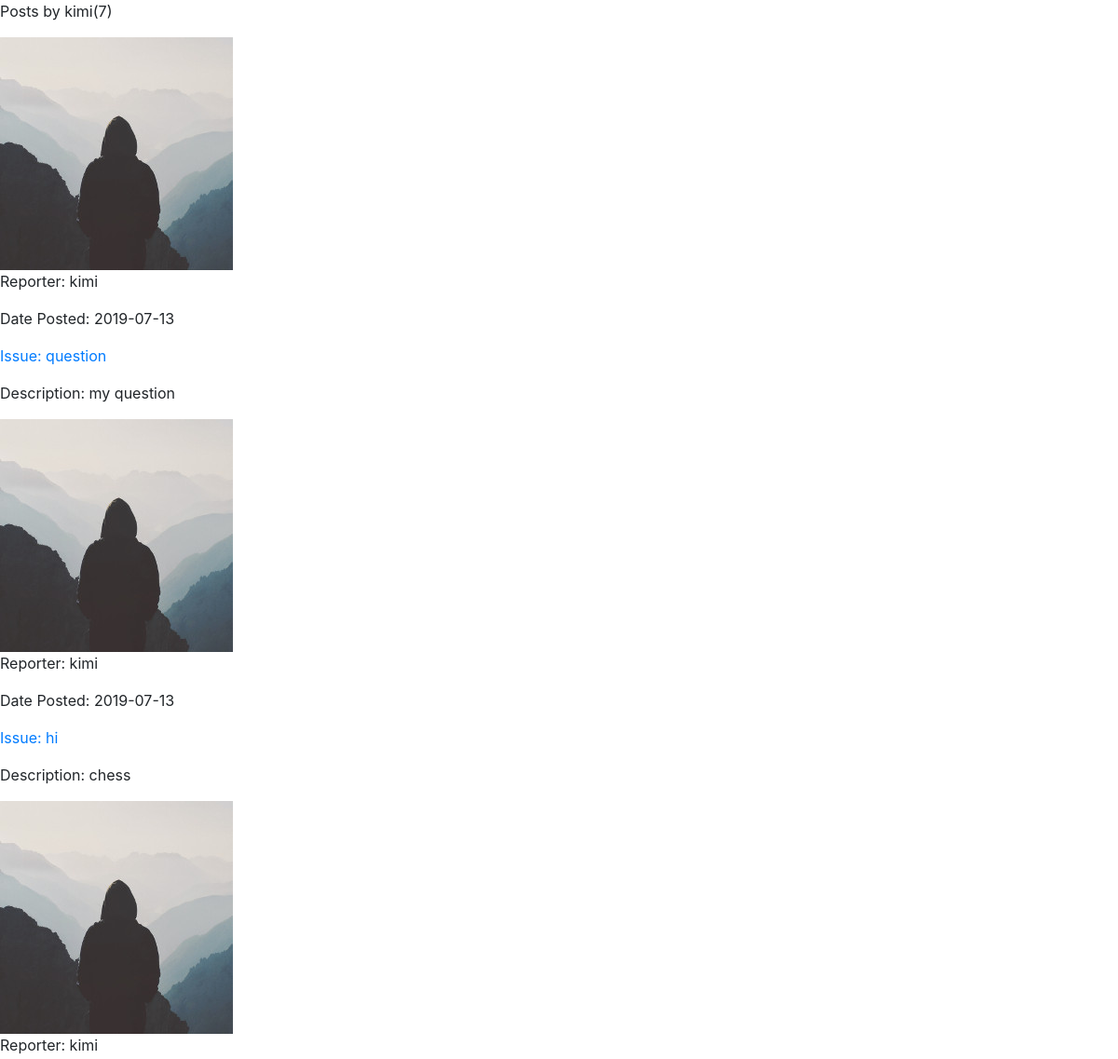
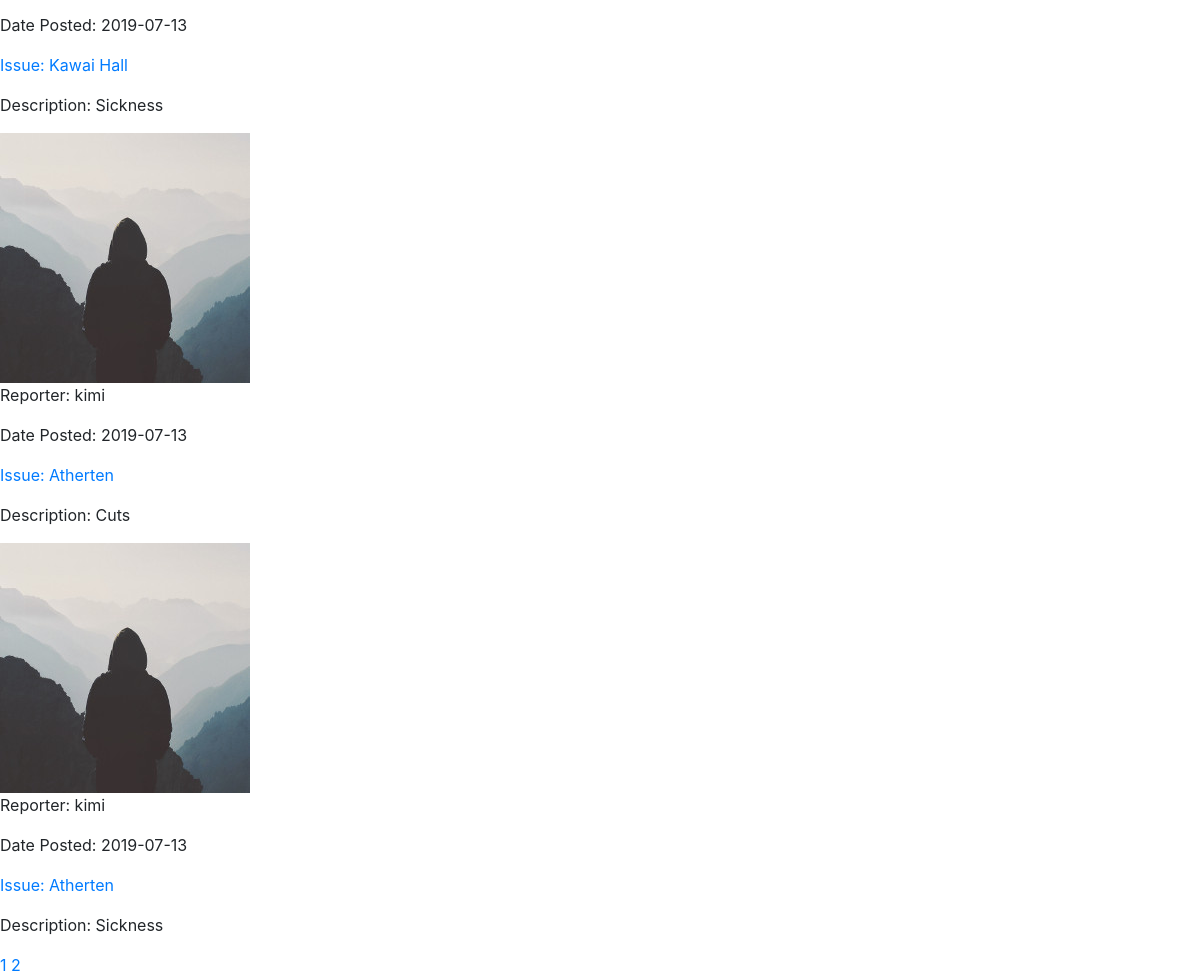
Page /user/kimi (signed in) on the committed database (2 pictures, top to bottom).
### flaskblog/models.py (models this page shows, shortened)
class User(db.Model, UserMixin):
	id = db.Column(db.Integer, primary_key=True)
	username = db.Column(db.String(20), unique=True, nullable=False)
	email = db.Column(db.String(120), unique=True, nullable=False)
	image_file = db.Column(db.String(20), nullable=False, default='default.jpg')
	password = db.Column(db.String(60), nullable=False)
	level = db.Column(db.String(20), nullable=False)
	posts = db.relationship('Post', backref='student', lazy=True )
	memberof = db.relationship('Clubs', secondary=membership, backref=db.backref('members', lazy='dynamic'))

class Post(db.Model):
	id = db.Column(db.Integer, primary_key=True)
	assignment = db.Column(db.String(20), nullable=False, default="m")
	grade = db.Column(db.String(20), nullable=False)
	date_posted = db.Column(db.DateTime, nullable=False, default=datetime.utcnow)
	attached_image = db.Column(db.String(20))
	posttype = db.Column(db.String(20), nullable=False)
	newstype = db.Column(db.String(20))
	clubtype = db.Column(db.String(20))
	reviewedornot = db.Column(db.Boolean, default=False)
	quirk = db.Column(db.String(20), nullable=False)
	user_id = db.Column(db.Integer, db.ForeignKey('user.id'), nullable=False)

### flaskblog/routes.py (the view)
@app.route("/user/<string:username>")
@login_required
def user_posts(username):
	page = request.args.get('page', 1, type=int)
	user = User.query.filter_by(username=username).first_or_404()
	posts = Post.query.filter_by(student=user).paginate(page=page, per_page=5)
	return render_template('user_posts.html', posts=posts, user=user)

### flaskblog/models.py (called while the page is built)
@login_manager.user_loader
def load_user(user_id):
	return User.query.get(int(user_id))

### flaskblog/templates/user_posts.html
{% extends "layout.html" %}
{% block content %}
	<p>Posts by {{ user.username }}({{ posts.total }})</p>
	{% for post in posts.items %}
		<img src="{{ url_for('static', filename='profile_pics/' + post.student.image_file) }}">
		<p>Reporter: {{ post.student.username }}</p>
		<p>Date Posted: {{ post.date_posted.strftime('%Y-%m-%d') }}</p>
		<p><a href="{{ url_for('post', post_id=post.id) }}">Issue: {{ post.assignment }}</a></p>
		<p>Description: {{ post.grade }}</p>
	{% endfor %}
	{% for page_num in posts.iter_pages(left_edge=1, right_edge=1, left_current=1, right_current=2) %}
		{% if page_num %}
			<a href="{{ url_for('user_posts', username=user.username, page=page_num) }}">{{ page_num }}</a>
		{% else %}
			...
		{% endif %}
	{% endfor %}
{% endblock %}

### rows in the picture
User: username "kimi"
Post: image_file (placeholder picture), student.username "kimi", date_posted "2019-07-13", assignment "question", grade "my question"
Post: image_file (placeholder picture), student.username "kimi", date_posted "2019-07-13", assignment "hi", grade "chess"
Post: image_file (placeholder picture), student.username "kimi", date_posted "2019-07-13", assignment "Kawai Hall", grade "Sickness"
Post: image_file (placeholder picture), student.username "kimi", date_posted "2019-07-13", assignment "Atherten", grade "Cuts"
Post: image_file (placeholder picture), student.username "kimi", date_posted "2019-07-13", assignment "Atherten", grade "Sickness"

### other values in the picture
{{ posts.total }} "7"
{{ page_num }} "1" "2"
